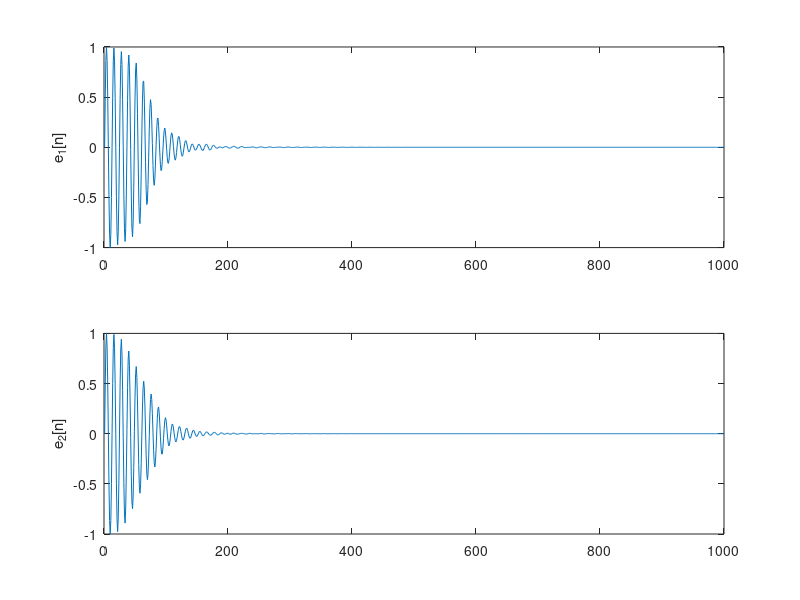

Write MATLAB code to recreate this figure.
clear all;
clc;

A11=1; Delta11=5;
A12=1; Delta12=10;
A21=1; Delta21=20;
A22=1; Delta22=5;
P1=1;
P2=1;
N=1e3; % szimulacio hossza
omega0=pi/6; % referenciajel diszkret korfrekvenciaja (0...pi)
C=1; % referenciajel amplitudoja
mu=0.001; % batorsagi tenyezo
L=100; % adaptiv szurok hossza
K=mu*C^2*L

x=C*sin(omega0*(0:N-1));
d1=filter(P1,1,x);
d2=filter(P2,1,x);
W1=zeros(1,L);
W2=zeros(1,L);
S11=[zeros(1,Delta11) A11];
S12=[zeros(1,Delta12) A12];
S21=[zeros(1,Delta21) A21];
S22=[zeros(1,Delta22) A22];
xbuf=zeros(1,max([Delta11+1 Delta12+1 Delta21+1 Delta22+1 L]));
r11=zeros(1,L);
r12=zeros(1,L);
r21=zeros(1,L);
r22=zeros(1,L);
y1=zeros(1,max([Delta11+1 Delta12+1]));
y2=zeros(1,max([Delta21+1 Delta22+1]));
e1=zeros(1,N);
e2=zeros(1,N);
for ii=1:N
    xbuf=[x(ii) xbuf(1:end-1)];
    y1=[W1*xbuf(1:L)' y1(1:end-1)];
    y2=[W2*xbuf(1:L)' y2(1:end-1)];
    e1(ii)=d1(ii)-S11*y1(1:Delta11+1)'-S21*y2(1:Delta21+1)';
    e2(ii)=d2(ii)-S12*y1(1:Delta12+1)'-S22*y2(1:Delta22+1)';
    r11=[S11*xbuf(1:Delta11+1)' r11(1:end-1)];
    r12=[S12*xbuf(1:Delta12+1)' r12(1:end-1)];
    r21=[S21*xbuf(1:Delta21+1)' r21(1:end-1)];
    r22=[S22*xbuf(1:Delta22+1)' r22(1:end-1)];
    W1=W1+2*mu*(e1(ii)*r11+e2(ii)*r12);
    W2=W2+2*mu*(e1(ii)*r21+e2(ii)*r22);
end

figure(1);
subplot(211);
plot(e1);
ylabel('e_1[n]');
subplot(212);
plot(e2);
ylabel('e_2[n]');